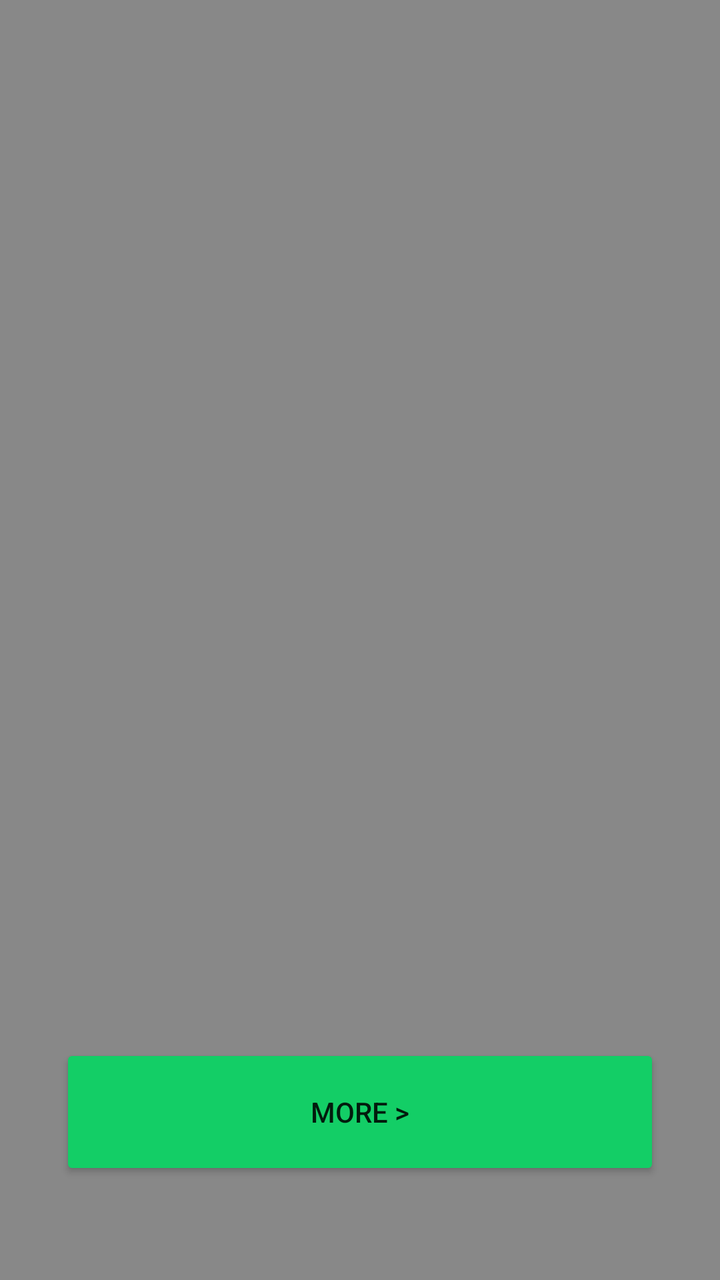
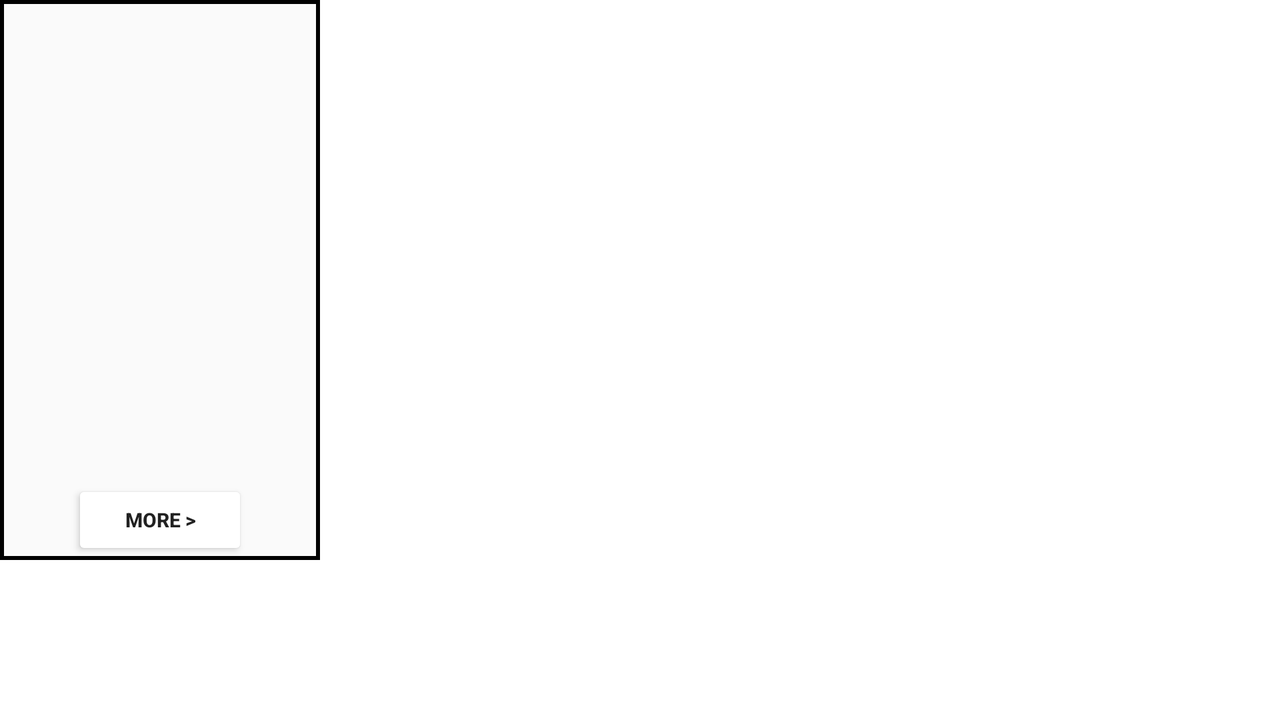

First picture: res/layout/ on a phone held upright. Second picture: the repository's own variant of that layout, on a device whose configuration matches the variant's folder. Source for both follows.
<!-- AndroidManifest.xml: application theme Theme.BooksStorage -->
<!-- res/layout/to_read_activity_rv_item.xml -->
<?xml version="1.0" encoding="utf-8"?>
<LinearLayout
    android:layout_height="match_parent"
    android:layout_width="match_parent"
    xmlns:android="http://schemas.android.com/apk/res/android"
    android:orientation="vertical"
    android:weightSum="10"
    android:background="#FF888888">

    <ImageView
        android:id="@+id/ToReadActivityCover"
        android:layout_width="match_parent"
        android:layout_height="0dp"
        android:layout_weight="7"
        android:layout_marginTop="50dp"
        android:layout_marginLeft="80dp"
        android:layout_marginRight="80dp"
        android:layout_marginBottom="30dp">

    </ImageView>

    <LinearLayout
        android:layout_width="match_parent"
        android:layout_height="0dp"
        android:layout_weight="3"
        android:orientation="horizontal"
        android:weightSum="1">

        



        <Button
            android:id="@+id/ToReadActivityMore"
            android:layout_width="0dp"
            android:layout_height="match_parent"
            android:layout_weight="1"

            android:layout_marginLeft="30dp"
            android:layout_marginRight="30dp"

            android:layout_marginTop="50dp"
            android:layout_marginBottom="50dp"

            android:backgroundTint="@color/allRecyclerViewMoreButtonColors"

            android:text="More >">

        </Button>

    </LinearLayout>

</LinearLayout>
<!-- resources referenced by this layout -->
<resources>
  <color name="allRecyclerViewMoreButtonColors">#13ce66</color>
  <style name="Theme.BooksStorage" parent="Theme.MaterialComponents.DayNight.DarkActionBar">
          
          <item name="colorPrimary">@color/purple_500</item>
          <item name="colorPrimaryVariant">@color/purple_700</item>
          <item name="colorOnPrimary">@color/white</item>
          
          <item name="colorSecondary">@color/teal_200</item>
          <item name="colorSecondaryVariant">@color/teal_700</item>
          <item name="colorOnSecondary">@color/black</item>
          
          <item name="android:statusBarColor" tools:targetApi="l">?attr/colorPrimaryVariant</item>
          
      </style>
  <color name="purple_500">#FF6200EE</color>
  <color name="purple_700">#FF3700B3</color>
  <color name="white">#FFFFFFFF</color>
  <color name="teal_200">#FF03DAC5</color>
  <color name="teal_700">#FF018786</color>
  <color name="black">#FF000000</color>
</resources>
<!-- res/layout-land/to_read_activity_rv_item.xml (the author's variant of the layout above) -->
<!-- drawn on the phone turned sideways -->
<?xml version="1.0" encoding="utf-8"?>
<LinearLayout
    android:layout_height="wrap_content"
    android:layout_width="wrap_content"
    xmlns:android="http://schemas.android.com/apk/res/android"
    android:layout_margin="5dp"
    android:orientation="horizontal">


    <RelativeLayout
        android:id="@+id/toReadContainer"
        android:layout_width="wrap_content"
        android:layout_height="wrap_content"
        android:layout_gravity="center_horizontal"
        android:background="@drawable/border_light_mode">

    <ImageView
        android:id="@+id/ToReadActivityCover"
        android:layout_width="@dimen/bookcover_width"
        android:layout_height="@dimen/bookcover_height"
        android:layout_centerHorizontal="true"
        android:layout_marginLeft="5dp"
        android:layout_marginRight="5dp"></ImageView>

        <Button
            android:id="@+id/ToReadActivityMore"
            android:layout_width="wrap_content"
            android:layout_height="40dp"
            android:layout_below="@id/ToReadActivityCover"
            android:layout_centerHorizontal="true"
            android:backgroundTint="@color/blueButton"
            android:textSize="10dp"
            android:textStyle="bold"
            android:text="More >">

        </Button>

    </RelativeLayout>

</LinearLayout>
<!-- resources referenced by the variant -->
<!-- as the phone turned sideways resolves them -->
<resources>
  <dimen name="bookcover_height">240dp</dimen>
  <dimen name="bookcover_width">150dp</dimen>
  <!-- drawable border_light_mode (drawable) -->
  <?xml version="1.0" encoding="utf-8"?>
  <layer-list xmlns:android="http://schemas.android.com/apk/res/android">
      <item>
          <shape android:shape="rectangle">
              <solid android:color="#000000" />
          </shape>
      </item>
      <item android:left="2dp" android:right="2dp"  android:top="2dp" android:bottom="2dp">
          <shape android:shape="rectangle">
              <solid android:color="#fafafa" />
          </shape>
      </item>
  </layer-list>
  <style name="Theme.BooksStorage" parent="Theme.MaterialComponents.DayNight.DarkActionBar">
          
          <item name="colorPrimary">@color/purple_500</item>
          <item name="colorPrimaryVariant">@color/purple_700</item>
          <item name="colorOnPrimary">@color/white</item>
          
          <item name="colorSecondary">@color/teal_200</item>
          <item name="colorSecondaryVariant">@color/teal_700</item>
          <item name="colorOnSecondary">@color/black</item>
          
          <item name="android:statusBarColor" tools:targetApi="l">?attr/colorPrimaryVariant</item>
          
      </style>
  <color name="purple_500">#FF6200EE</color>
  <color name="purple_700">#FF3700B3</color>
  <color name="white">#FFFFFFFF</color>
  <color name="teal_200">#FF03DAC5</color>
  <color name="teal_700">#FF018786</color>
  <color name="black">#FF000000</color>
</resources>
